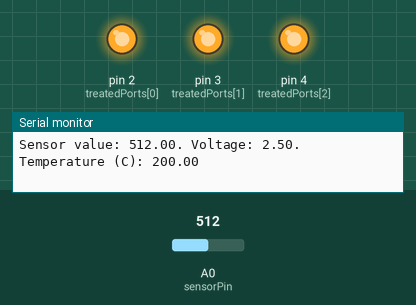
Recording of a sketch running on a simulated Arduino Uno, built with avr-gcc and run on an emulated ATmega328P. Shown: output pins drawn as LEDs (lit = HIGH), the last lines printed to the serial monitor. The test bench sets the inputs (shaded band); at power-on: A0 (sensorPin) = 512.

Above: at 1.2 s.
1.3 s: A0 (sensorPin) set to 170
4.3 s: A0 (sensorPin) set to 155
At 5.0 s:
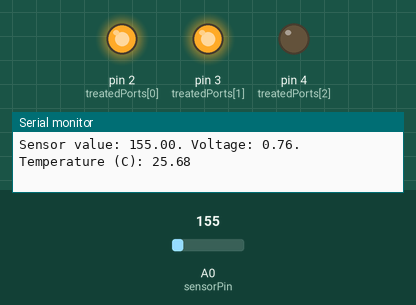
5.8 s: A0 (sensorPin) set to 122
At 7.0 s:
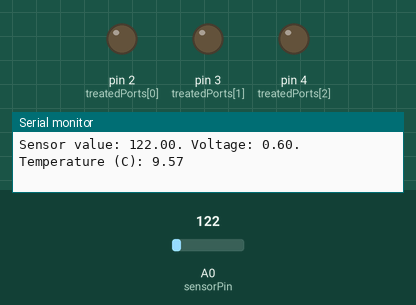
7.3 s: A0 (sensorPin) set to 306
At 7.8 s:
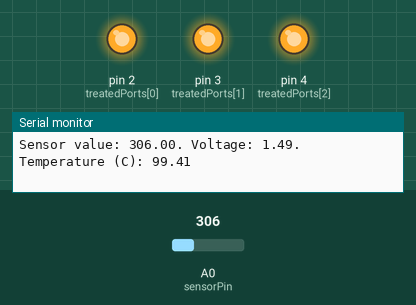
8.8 s: A0 (sensorPin) set to 0
At 10.0 s:
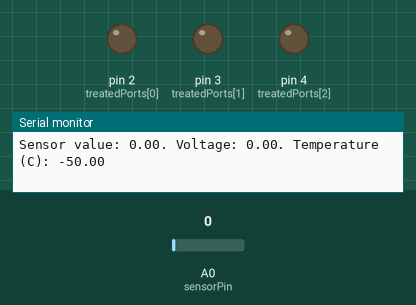
Timing chart, 0 to 11.3 s (numbered marks = the images above; inputs shaded):
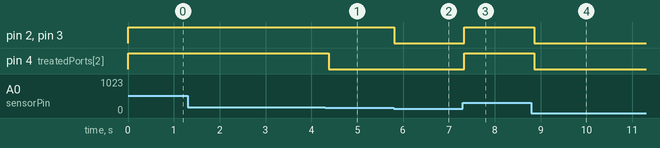

Measured:
- the behaviour switches between 156 and 155 on A0 (sensorPin) (found by bisection; images 0 and 1)
- after the input at 4.3 s, pin 4 (treatedPorts[2]): HIGH → LOW after 0.08 s
- after the input at 5.8 s, pin 2 (treatedPorts[0]), pin 3 (treatedPorts[1]): HIGH → LOW at once
- after the input at 7.3 s, pin 2 (treatedPorts[0]), pin 3 (treatedPorts[1]), pin 4 (treatedPorts[2]): LOW → HIGH at once
- after the input at 8.8 s, pin 2 (treatedPorts[0]), pin 3 (treatedPorts[1]), pin 4 (treatedPorts[2]): HIGH → LOW after 0.06 s

The sketch:

heatsensor.ino
```cpp
const int sensorPin = A0;
const float ambientTemp = 20.0;
const float maxAnalogReadValue = 1024.0;
const float maxVoltage = 5.0;
const float voltageAtZeroCelsius = 0.5;
const float celsiusChangePerVoltChange = 100.0;
const float degreesPerPort = 2.0;
const int finalDelay = 100;

int treatedPorts[] = {2, 3, 4};
int noOfTreatedPorts = 3;

void setup ()
{
  Serial.begin(9600);

  for (int i = 0; i < noOfTreatedPorts; i++)
  {
    pinMode(treatedPorts[i], OUTPUT);
    digitalWrite(treatedPorts[i], LOW);
  }
}

float analogToVoltage(float analogVal)
{
  return (analogVal / maxAnalogReadValue) * maxVoltage;
}

float voltageToCelsiusTemp(float voltage)
{
  return (voltage - voltageAtZeroCelsius) * celsiusChangePerVoltChange;
}

void printMessageAndValue(char* message, float value)
{
  Serial.print(message);
  Serial.print(value);
}

void printLineBreak()
{
  Serial.println();
}

void loop()
{
  int sensorVal = analogRead(sensorPin);

  printMessageAndValue("Sensor value: ", sensorVal);

  float voltageVal = analogToVoltage(sensorVal);
  printMessageAndValue(". Voltage: ", voltageVal);

  float tempVal = voltageToCelsiusTemp(voltageVal);
  printMessageAndValue(". Temperature (C): ", tempVal);

  printLineBreak();

  float tempAboveAmbient = tempVal - ambientTemp;

  int portsToLight = 0;

  if (tempAboveAmbient > 0)
  {
    portsToLight = (int)(tempAboveAmbient / degreesPerPort);
  }

  for (int i = 0; i < portsToLight; i++)
  {
    digitalWrite(treatedPorts[i], HIGH);
  }

  for (int j = portsToLight; j < 3; j++)
  {
    digitalWrite(treatedPorts[j], LOW);
  }

  delay(finalDelay);
}
```
